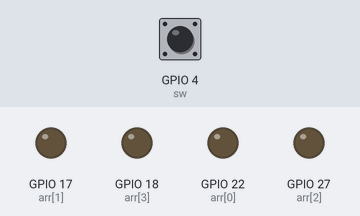
A program run on a simulated Raspberry Pi (BCM pin numbers). Shown: output pins drawn as LEDs (lit = HIGH). Inputs (shaded band) come from the test bench; at power-on: GPIO 4 (sw) HIGH.

Above: at 1.2 s.
1.3 s: GPIO 4 (sw) pulled LOW for 0.15 s
At 1.8 s:
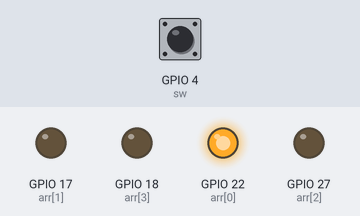
4.4 s: GPIO 4 (sw) pulled LOW for 3.2 s
At 6.9 s:
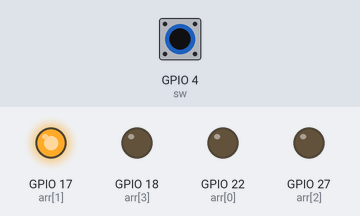
10.0 s: GPIO 4 (sw) pulled LOW for 1 s
At 12.5 s:
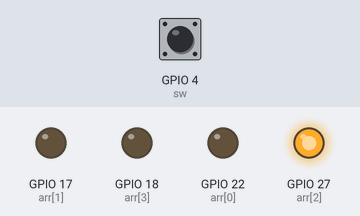
Timing chart, 0 to 15.1 s (numbered marks = the images above; inputs shaded):
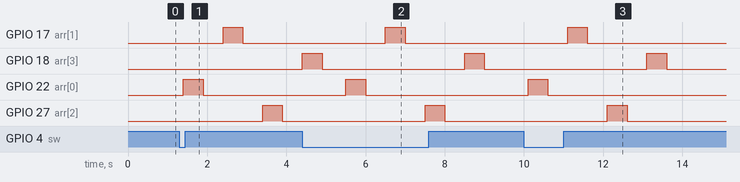

The program:

524.py
```python
import RPi.GPIO as IoPort
import time
sw=4
IoPort.setmode(IoPort.BCM)
IoPort.setup(22, IoPort.OUT)
IoPort.setup(17, IoPort.OUT)
IoPort.setup(27, IoPort.OUT)
IoPort.setup(18, IoPort.OUT)
IoPort.setup(sw, IoPort.IN)
arr=[22,17,27,18]

while True:
    rcv=IoPort.input(sw)
    time.sleep(0.1)
    for i in range (0, 4):
        if(rcv==0):
            IoPort.output(arr[i], True)
            time.sleep(0.5)
            IoPort.output(arr[i], False)
            time.sleep(0.5)
        elif(rcv==1):
            for i in range (0, 4):
                IoPort.output(arr[i], False)


    #if(rcv==0):
     #   time.sleep(0.1)
    #elif(rcv==1):
     #   time.sleep(0.1)
      #  for i in range (0, 4):
       #     IoPort.output(arr[i], False)
```

Measured:
- after the input at 1.3 s, GPIO 17 (arr[1]): LOW → HIGH after 1.1 s, → LOW 0.50 s later; GPIO 22 (arr[0]): LOW → HIGH after 0.10 s, → LOW 0.50 s later; GPIO 27 (arr[2]): LOW → HIGH after 2.1 s, → LOW 0.50 s later
- after the input at 4.4 s, GPIO 17 (arr[1]): LOW → HIGH after 2.1 s, → LOW 0.50 s later; GPIO 22 (arr[0]): LOW → HIGH after 1.1 s, → LOW 0.50 s later; GPIO 27 (arr[2]): LOW → HIGH after 3.1 s, → LOW 0.50 s later
- after the input at 10.0 s, GPIO 17 (arr[1]): LOW → HIGH after 1.1 s, → LOW 0.50 s later; GPIO 18 (arr[3]): LOW → HIGH after 3.1 s, → LOW 0.50 s later; GPIO 22 (arr[0]): LOW → HIGH after 0.10 s, → LOW 0.50 s later; GPIO 27 (arr[2]): LOW → HIGH after 2.1 s, → LOW 0.50 s later
- by itself, GPIO 18 (arr[3]): alternates HIGH for 0.50 s and LOW for 3.6 s
